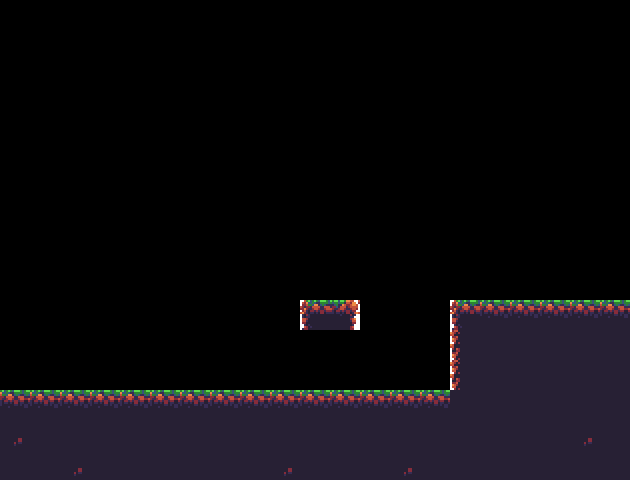

This is a level from a 2D game, rendered from its Tiled map with the project's own tilesets. A one-line summary and the complete map file follow:
An orthogonal 21x16 tile map with 30x30 px tiles, 1 tile layer (Tile Layer 1).

<map version="1.10" tiledversion="1.10.2" orientation="orthogonal" renderorder="right-down" width="21" height="16" tilewidth="30" tileheight="30" infinite="0" nextlayerid="2" nextobjectid="1">
 <tileset firstgid="1" source="SimpleplatformerEarth.tsx" />
 <layer id="1" name="Tile Layer 1" width="21" height="16">
  <data encoding="csv">
0,0,0,0,0,0,0,0,0,0,0,0,0,0,0,0,0,0,0,0,0,
0,0,0,0,0,0,0,0,0,0,0,0,0,0,0,0,0,0,0,0,0,
0,0,0,0,0,0,0,0,0,0,0,0,0,0,0,0,0,0,0,0,0,
0,0,0,0,0,0,0,0,0,0,0,0,0,0,0,0,0,0,0,0,0,
0,0,0,0,0,0,0,0,0,0,0,0,0,0,0,0,0,0,0,0,0,
0,0,0,0,0,0,0,0,0,0,0,0,0,0,0,0,0,0,0,0,0,
0,0,0,0,0,0,0,0,0,0,0,0,0,0,0,0,0,0,0,0,0,
0,0,0,0,0,0,0,0,0,0,0,0,0,0,0,0,0,0,0,0,0,
0,0,0,0,0,0,0,0,0,0,0,0,0,0,0,0,0,0,0,0,0,
0,0,0,0,0,0,0,0,0,0,0,0,0,0,0,0,0,0,0,0,0,
0,0,0,0,0,0,0,0,0,0,4,5,0,0,0,4,1,1,1,1,1,
0,0,0,0,0,0,0,0,0,0,0,0,0,0,0,6,3,3,3,3,3,
0,0,0,0,0,0,0,0,0,0,0,0,0,0,0,6,3,3,3,3,3,
1,1,1,1,1,1,1,1,1,1,1,1,1,1,1,3,3,3,3,3,3,
2,3,3,3,3,3,3,3,3,3,3,3,3,3,3,3,3,3,3,2,3,
3,3,2,3,3,3,3,3,3,2,3,3,3,2,3,3,3,3,3,3,3
</data>
 </layer>
</map>